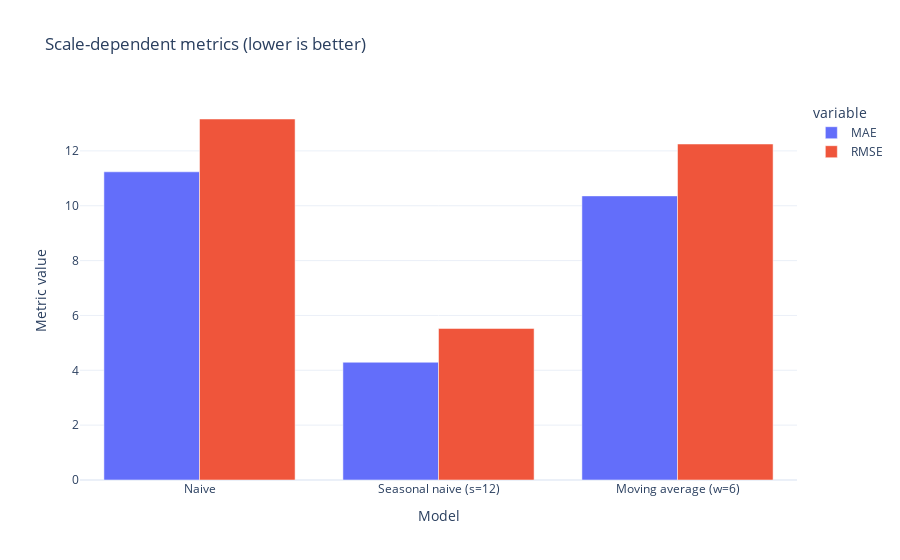
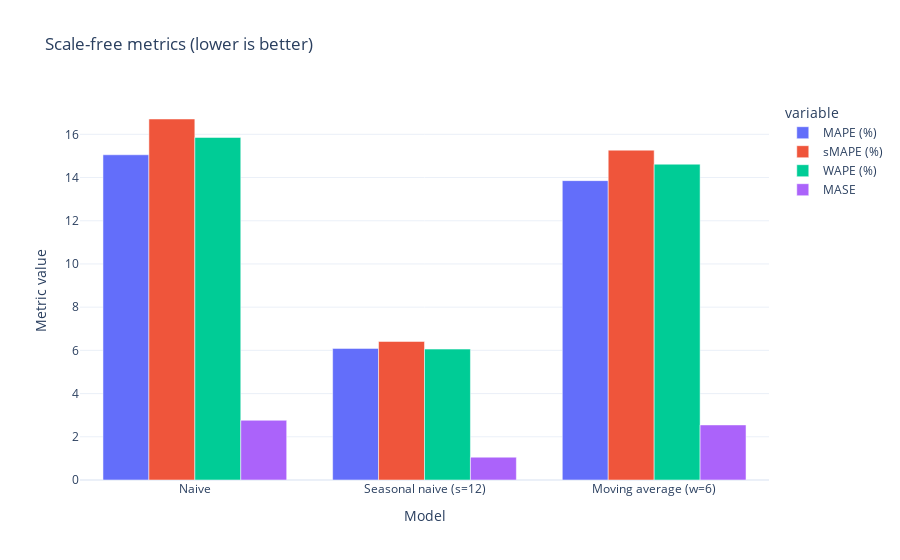

Notebook code for these charts, in order:
### Code cell
scale_dependent = ['MAE', 'RMSE']
scale_free = ['MAPE (%)', 'sMAPE (%)', 'WAPE (%)', 'MASE']

metrics_long = metrics.reset_index().rename(columns={'index': 'model'})

fig1 = px.bar(
    metrics_long.melt(id_vars='model', value_vars=scale_dependent),
    x='model',
    y='value',
    color='variable',
    barmode='group',
    title='Scale-dependent metrics (lower is better)',
)
fig1.update_layout(xaxis_title='Model', yaxis_title='Metric value')
fig1.show()

fig2 = px.bar(
    metrics_long.melt(id_vars='model', value_vars=scale_free),
    x='model',
    y='value',
    color='variable',
    barmode='group',
    title='Scale-free metrics (lower is better)',
)
fig2.update_layout(xaxis_title='Model', yaxis_title='Metric value')
fig2.show()

### Figure 1 — Plotly figure (JSON) as saved in the notebook; plotly's stock layout.template omitted (floating-point values rounded to 4 significant figures)
{"data": [{"alignmentgroup": "True", "hovertemplate": "variable=MAE<br>model=%{x}<br>value=%{y}<extra></extra>", "legendgroup": "MAE", "marker": {"color": "#636efa", "pattern": {"shape": ""}}, "name": "MAE", "offsetgroup": "MAE", "orientation": "v", "showlegend": true, "textposition": "auto", "type": "bar", "x": ["Naive", "Seasonal naive (s=12)", "Moving average (w=6)"], "xaxis": "x", "y": [11.24, 4.294, 10.36], "yaxis": "y"}, {"alignmentgroup": "True", "hovertemplate": "variable=RMSE<br>model=%{x}<br>value=%{y}<extra></extra>", "legendgroup": "RMSE", "marker": {"color": "#EF553B", "pattern": {"shape": ""}}, "name": "RMSE", "offsetgroup": "RMSE", "orientation": "v", "showlegend": true, "textposition": "auto", "type": "bar", "x": ["Naive", "Seasonal naive (s=12)", "Moving average (w=6)"], "xaxis": "x", "y": [13.16, 5.526, 12.25], "yaxis": "y"}], "layout": {"barmode": "group", "legend": {"title": {"text": "variable"}, "tracegroupgap": 0}, "title": {"text": "Scale-dependent metrics (lower is better)"}, "xaxis": {"anchor": "y", "domain": [0.0, 1.0], "title": {"text": "Model"}}, "yaxis": {"anchor": "x", "domain": [0.0, 1.0], "title": {"text": "Metric value"}}}}

### Figure 2 — Plotly figure (JSON) as saved in the notebook; plotly's stock layout.template omitted (floating-point values rounded to 4 significant figures)
{"data": [{"alignmentgroup": "True", "hovertemplate": "variable=MAPE (%)<br>model=%{x}<br>value=%{y}<extra></extra>", "legendgroup": "MAPE (%)", "marker": {"color": "#636efa", "pattern": {"shape": ""}}, "name": "MAPE (%)", "offsetgroup": "MAPE (%)", "orientation": "v", "showlegend": true, "textposition": "auto", "type": "bar", "x": ["Naive", "Seasonal naive (s=12)", "Moving average (w=6)"], "xaxis": "x", "y": [15.05, 6.092, 13.86], "yaxis": "y"}, {"alignmentgroup": "True", "hovertemplate": "variable=sMAPE (%)<br>model=%{x}<br>value=%{y}<extra></extra>", "legendgroup": "sMAPE (%)", "marker": {"color": "#EF553B", "pattern": {"shape": ""}}, "name": "sMAPE (%)", "offsetgroup": "sMAPE (%)", "orientation": "v", "showlegend": true, "textposition": "auto", "type": "bar", "x": ["Naive", "Seasonal naive (s=12)", "Moving average (w=6)"], "xaxis": "x", "y": [16.71, 6.412, 15.27], "yaxis": "y"}, {"alignmentgroup": "True", "hovertemplate": "variable=WAPE (%)<br>model=%{x}<br>value=%{y}<extra></extra>", "legendgroup": "WAPE (%)", "marker": {"color": "#00cc96", "pattern": {"shape": ""}}, "name": "WAPE (%)", "offsetgroup": "WAPE (%)", "orientation": "v", "showlegend": true, "textposition": "auto", "type": "bar", "x": ["Naive", "Seasonal naive (s=12)", "Moving average (w=6)"], "xaxis": "x", "y": [15.86, 6.059, 14.62], "yaxis": "y"}, {"alignmentgroup": "True", "hovertemplate": "variable=MASE<br>model=%{x}<br>value=%{y}<extra></extra>", "legendgroup": "MASE", "marker": {"color": "#ab63fa", "pattern": {"shape": ""}}, "name": "MASE", "offsetgroup": "MASE", "orientation": "v", "showlegend": true, "textposition": "auto", "type": "bar", "x": ["Naive", "Seasonal naive (s=12)", "Moving average (w=6)"], "xaxis": "x", "y": [2.765, 1.056, 2.549], "yaxis": "y"}], "layout": {"barmode": "group", "legend": {"title": {"text": "variable"}, "tracegroupgap": 0}, "title": {"text": "Scale-free metrics (lower is better)"}, "xaxis": {"anchor": "y", "domain": [0.0, 1.0], "title": {"text": "Model"}}, "yaxis": {"anchor": "x", "domain": [0.0, 1.0], "title": {"text": "Metric value"}}}}
